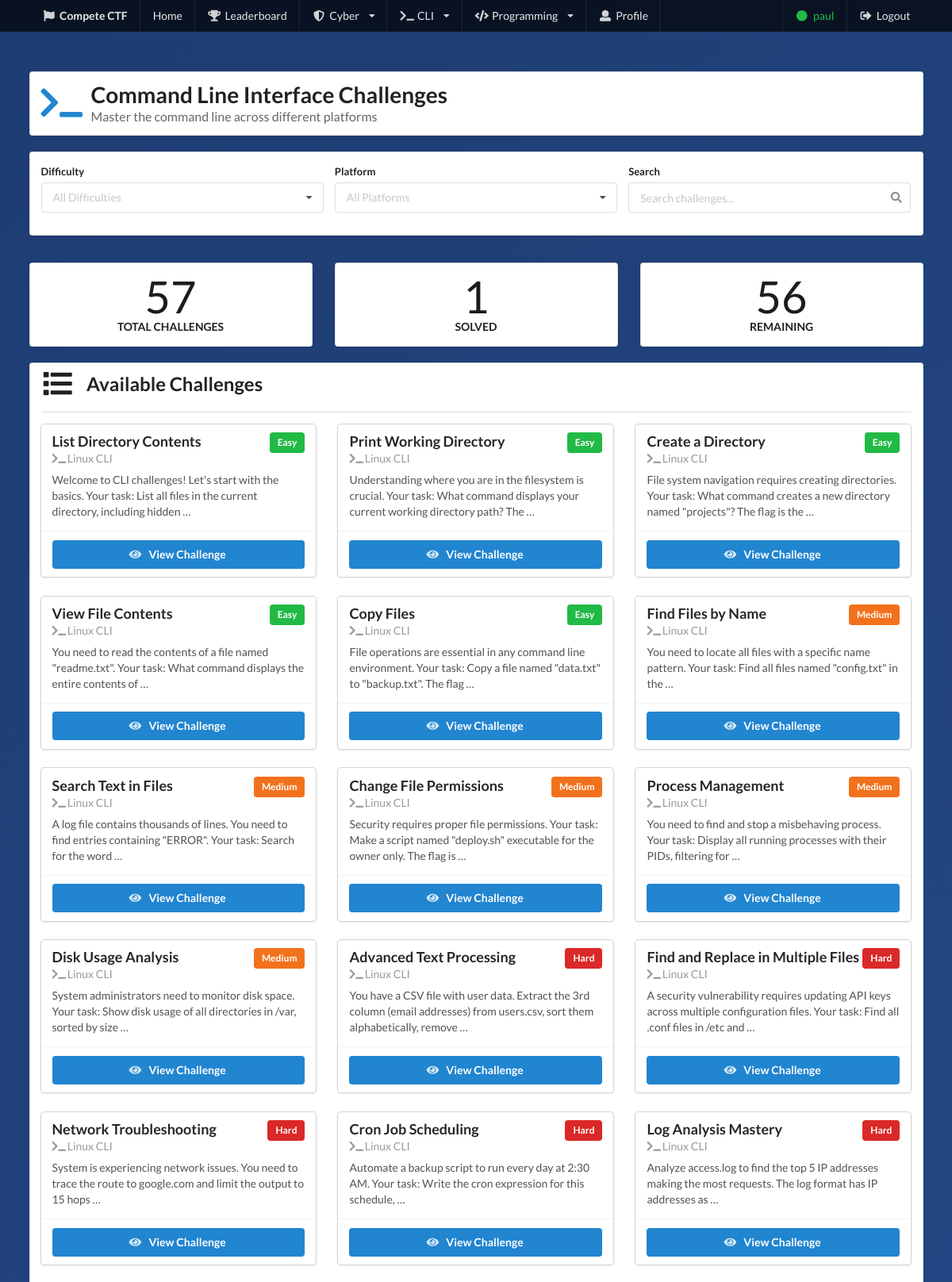
/cli/challenges/ (signed in, upper part), run on the app's committed database.
### cli/models.py (models this page shows, shortened)
class NewCLIChallenge(models.Model):
    title = models.CharField(max_length=100)
    description = models.TextField()
    DIFFICULTY_LEVELS = [
        ('Easy', 'Easy'),
        ('Medium', 'Medium'),
        ('Hard', 'Hard'),
    ]
    difficulty = models.CharField(choices=DIFFICULTY_LEVELS, max_length=10, default='Easy')
    CATEGORY_CHOICES = [
        ('Linux CLI', 'Linux CLI'),
        ('Windows CLI', 'Windows CLI'),
        ('Powershell', 'Powershell'),
        ('Miscellaneous', 'Miscellaneous'),
    ]
    category = models.CharField(choices=CATEGORY_CHOICES, max_length=20, default='Miscellaneous')
    flag = models.CharField(max_length=100)

### cli/views.py (the view)
# urls.py: path('challenges/', views.challenge_list, name='cli_challenge_list'),
@login_required
def challenge_list(request):
    challenges = NewCLIChallenge.objects.all()
    total_challenges = challenges.count()
    solved_count = SolvedChallenge.objects.filter(
        user=request.user,
        challenge_type='cli'
    ).count()
    remaining_count = total_challenges - solved_count
    return render(request, 'cli/challenge_list.html', {
        'challenges': challenges,
        'total_challenges': total_challenges,
        'solved_count': solved_count,
        'remaining_count': remaining_count
    })

### cli/templates/cli/challenge_list.html (shortened to what this page needs)
{% extends 'base.html' %}
{% block content %}
<div class="ui container main-container">
    <div class="ui segment ctf-card">
        <div class="ui stackable grid">
            <div class="twelve wide column">
                <h1 class="ui header">
                    <i class="terminal icon blue"></i>
                    <div class="content">
                        Command Line Interface Challenges
                        <div class="sub header">Master the command line across different platforms</div>
                    </div>
                </h1>
            </div>
            <div class="four wide column right aligned">
            </div>
        </div>
    </div>
    <div class="ui segment ctf-card" style="margin-top: 20px;">
        <form class="ui form">
            <div class="three fields">
                <div class="field">
                    <label>Difficulty</label>
                    <select class="ui dropdown" id="difficultyFilter" name="difficulty" id="difficultyFilter" onchange="this.form.submit()">
                        <option value="" name="category" id="categoryFilter" onchange="this.form.submit()">All Difficulties</option>
                    </select>
                </div>
                <div class="field">
                    <label>Platform</label>
                    <select class="ui dropdown" id="categoryFilter">
                        <option value="">All Platforms</option>
                    </select>
                </div>
                <div class="field">
                    <label>Search</label>
                    <div class="ui icon input">
                        <input type="text" name="search" placeholder="Search challenges..." id="searchBox">
                    </div>
                </div>
            </div>
        </form>
    </div>
    <div class="ui three column stackable grid" style="margin-top: 20px;">
        <div class="column">
            <div class="ui segment ctf-card center aligned">
                <div class="ui statistic">
                    <div class="value">{{ total_challenges }}</div>
                    <div class="label">Total Challenges</div>
                </div>
            </div>
        </div>
        <div class="column">
            <div class="ui segment ctf-card center aligned">
                <div class="ui statistic">
                    <div class="value">{{ solved_count }}</div>
                    <div class="label">Solved</div>
                </div>
            </div>
        </div>
        <div class="column">
            <div class="ui segment ctf-card center aligned">
                <div class="ui statistic">
                    <div class="value">{{ remaining_count }}</div>
                    <div class="label">Remaining</div>
                </div>
            </div>
        </div>
    </div>
    <div class="ui segment ctf-card" style="margin-top: 20px;">
        <h2 class="ui header">
            <i class="list icon"></i>
            Available Challenges
        </h2>
        <div class="ui divider"></div>
        {% if challenges %}
            <div class="ui three stackable cards">
                {% for challenge in challenges %}
                <div class="card challenge-card" data-difficulty="{{ challenge.difficulty }}" data-category="{{ challenge.category }}">
                    <div class="content">
                        <div class="header">
                            {{ challenge.title }}
                            <div class="ui right floated">
                                {% if challenge.difficulty == 'Easy' %}
                                    <span class="ui green label">{{ challenge.difficulty }}</span>
                                {% elif challenge.difficulty == 'Medium' %}
                                    <span class="ui orange label">{{ challenge.difficulty }}</span>
                                {% else %}
                                    <span class="ui red label">{{ challenge.difficulty }}</span>
                                {% endif %}
                            </div>
                        </div>
                        <div class="meta">
                            <i class="terminal icon"></i>
                            {{ challenge.category }}
                        </div>
                        <div class="description">
                            {{ challenge.description|truncatewords:20 }}
                        </div>
                    </div>
                    <div class="extra content">
                        <div class="ui two buttons">
                            <a href="{% url 'cli_challenge_detail' challenge.id %}" class="ui primary button">
                                <i class="eye icon"></i>
                                View Challenge
                            </a>
                        </div>
                    </div>
                </div>
                {% endfor %}
            </div>
        {% endif %}
    </div>
</div>
{% endblock %}

### website/templates/base.html (shortened to what this page needs)
<!DOCTYPE html>
<html lang="en">
<head>
    <link rel="stylesheet" href="https://cdn.jsdelivr.net/npm/semantic-ui@2.4.2/dist/semantic.min.css">
</head>
<body>
    <div class="ui inverted menu main-nav">
        <div class="ui container">
            <a href="{% url 'home' %}" class="header item">
                <i class="flag icon"></i>
                Compete CTF
            </a>
            <a href="{% url 'home' %}" class="item">Home</a>
            <a href="{% url 'leaderboard' %}" class="item">
                <i class="trophy icon"></i> Leaderboard
            </a>
            <div class="ui dropdown item">
                <i class="shield alternate icon"></i> Cyber
                <i class="dropdown icon"></i>
            </div>
            <div class="ui dropdown item">
                <i class="terminal icon"></i> CLI
                <i class="dropdown icon"></i>
            </div>
            <div class="ui dropdown item">
                <i class="code icon"></i> Programming
                <i class="dropdown icon"></i>
            </div>
            {% if user.is_authenticated %}
                <a href="{% url 'profile' %}" class="item">
                    <i class="user icon"></i> Profile
                </a>
                <div class="right menu">
                    <div class="item">
                        <span style="color: #21ba45;">
                            <i class="circle icon"></i> {{ user.username }}
                        </span>
                    </div>
                    <a href="{% url 'logout' %}" class="item">
                        <i class="sign out icon"></i> Logout
                    </a>
                </div>
            {% endif %}
        </div>
    </div>
    {% block content %}{% endblock %}
</body>
</html>

### website/templates/base.html (style rules this page uses)
body { background: linear-gradient(135deg, #1e3c72 0%, #2a5298 100%); min-height: 100vh; }
.main-nav { background: rgba(0, 0, 0, 0.7) !important; border-radius: 0 !important; border: none !important; margin: 0 !important; }
.main-container { margin-top: 50px; margin-bottom: 50px; }
.ctf-card { background: rgba(255, 255, 255, 0.95); box-shadow: 0 10px 30px rgba(0, 0, 0, 0.3); }
.challenge-card { transition: transform 0.3s; }

### data on the page
NewCLIChallenge: title "List Directory Contents", difficulty "Easy", category "Linux CLI", description "Welcome to CLI challenges! Let's start with the basics. Your task: List all files in the current directory, including hidden …"
NewCLIChallenge: title "Print Working Directory", difficulty "Easy", category "Linux CLI", description "Understanding where you are in the filesystem is crucial. Your task: What command displays your current working directory path? The …"
NewCLIChallenge: title "Create a Directory", difficulty "Easy", category "Linux CLI", description "File system navigation requires creating directories. Your task: What command creates a new directory named \"projects\"? The flag is the …"
NewCLIChallenge: title "View File Contents", difficulty "Easy", category "Linux CLI", description "You need to read the contents of a file named \"readme.txt\". Your task: What command displays the entire contents of …"
NewCLIChallenge: title "Copy Files", difficulty "Easy", category "Linux CLI", description "File operations are essential in any command line environment. Your task: Copy a file named \"data.txt\" to \"backup.txt\". The flag …"
NewCLIChallenge: title "Find Files by Name", difficulty "Medium", category "Linux CLI", description "You need to locate all files with a specific name pattern. Your task: Find all files named \"config.txt\" in the …"
NewCLIChallenge: title "Search Text in Files", difficulty "Medium", category "Linux CLI", description "A log file contains thousands of lines. You need to find entries containing \"ERROR\". Your task: Search for the word …"
NewCLIChallenge: title "Change File Permissions", difficulty "Medium", category "Linux CLI", description "Security requires proper file permissions. Your task: Make a script named \"deploy.sh\" executable for the owner only. The flag is …"
NewCLIChallenge: title "Process Management", difficulty "Medium", category "Linux CLI", description "You need to find and stop a misbehaving process. Your task: Display all running processes with their PIDs, filtering for …"
NewCLIChallenge: title "Disk Usage Analysis", difficulty "Medium", category "Linux CLI", description "System administrators need to monitor disk space. Your task: Show disk usage of all directories in /var, sorted by size …"
NewCLIChallenge: title "Advanced Text Processing", difficulty "Hard", category "Linux CLI", description "You have a CSV file with user data. Extract the 3rd column (email addresses) from users.csv, sort them alphabetically, remove …"
NewCLIChallenge: title "Find and Replace in Multiple Files", difficulty "Hard", category "Linux CLI", description "A security vulnerability requires updating API keys across multiple configuration files. Your task: Find all .conf files in /etc and …"
NewCLIChallenge: title "Network Troubleshooting", difficulty "Hard", category "Linux CLI", description "System is experiencing network issues. You need to trace the route to google.com and limit the output to 15 hops …"
NewCLIChallenge: title "Cron Job Scheduling", difficulty "Hard", category "Linux CLI", description "Automate a backup script to run every day at 2:30 AM. Your task: Write the cron expression for this schedule, …"
NewCLIChallenge: title "Log Analysis Mastery", difficulty "Hard", category "Linux CLI", description "Analyze access.log to find the top 5 IP addresses making the most requests. The log format has IP addresses as …"

### other printed values
{{ user.username }} "paul"
{{ total_challenges }} "57"
{{ solved_count }} "1"
{{ remaining_count }} "56"
